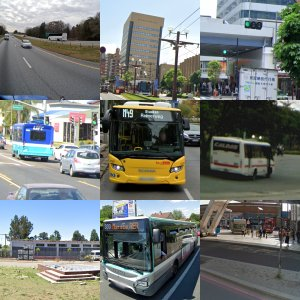
#> input picture test/bus.jpg, 300 x 300 px
$ python captcha.py test/bus.jpg --target test/car.jpg
#> lines starting #> are read from the running program, lines starting #| are printed output that depends on the picture
#!.finPayVenv/bin/python3

import base64
import requests
import logging
import argparse
from PIL import Image
import io
from argparse import Namespace
from typing import Any

def parse_arguments() -> Namespace:
    """
    Parse command line arguments for the DeCAPTCHA program.

    Returns:
        argparse.Namespace: An object containing the parsed arguments:\n
        - image_path: Path to the image file
        - target: Classification target
        - server_url: vLLM server URL
        - log_level: Logging level
        - prompt: Classification prompt for llava
    """
    parser = argparse.ArgumentParser(description="DeCAPTCHA")
    parser.add_argument("image_path", help="path to the image file")
    parser.add_argument("--target", help="classification target", required=True)
    parser.add_argument("--server_url", default="http://localhost:11434/api/generate",
                        help="vLLM server URL")
    parser.add_argument("--log_level", default="INFO", help="logging level",
                        choices=["DEBUG", "INFO", "WARNING", "ERROR", "CRITICAL"])
    parser.add_argument("--prompt", default="Respond with 1 if image has a {target}, else 0.",
                        help="classification prompt for llava")
    return parser.parse_args()

def split_and_encode_image(image_path: str) -> list[str]:
    """
    Split the image into 9 equal parts and return base64
    encoded strings for each part.
    """
    with Image.open(image_path) as img:
        width, height = img.size
        square_size = min(width, height) // 3

        # List to store base64 encoded image parts
        encoded_parts = []

        for i in range(3):
            for j in range(3):
                # Coordinates for cropping
                left = j * square_size
                top = i * square_size
                right = left + square_size
                bottom = top + square_size

                square = img.crop((left, top, right, bottom))

                buffer = io.BytesIO()
                square.save(buffer, format="PNG")
                base64_image = base64.b64encode(buffer.getvalue()).decode('utf-8')

                encoded_parts.append(base64_image)
    return encoded_parts


def make_vLLM_API_call(prompt:str, image: str) -> int:
    """Make an API call to the vLLM server for image classification.

    Args:
        - `prompt` (str): The classification prompt to send to the server.
        - `image` (str): The base64-encoded image data.

    Returns:
        - str: The stripped response from the server if the call is successful.
        None: If the API call fails.

    Raises: `requests.exceptions.RequestException`: If there's an error in
    making the HTTP request.

    Note: This function logs the API call status and any errors that occur.
    """
    DATA = {
        "model": "llava",
        "prompt": prompt,
        "stream": False,
        "images": [image]
    }
    URL = "http://localhost:11434/api/generate"
    response = requests.post(URL, json=DATA, timeout=200)
    logging.info("REQUEST SENT")
    if response.status_code == 200:
        return response.json()['response'].strip()
    else:
        logging.error(f"{response.status_code}, {response.text}")
    return -1

def process_images(prompt: str, images: list[str]):
    """
    Process a list of images using the vLLM API for classification.

    Args:
        - `prompt` (str): The classification prompt to be used for each image.
        - `images` (list): A list of base64-encoded image strings to be classified.

    Returns:
        list: A list of integer results (0 or 1) corresponding to each image's classification.

    Note:
        - The returned list may be shorter than the input list if some classifications fail.
    """
    results = []

    for image in images:
        classification = make_vLLM_API_call(prompt, image)

        if classification == '0' or classification == '1':
            results.append(int(classification))
        else:
            logging.error(f'Model returned non-regular prediction: {classification}')
    return results


def main():
    args = parse_arguments()
    logging.basicConfig(level=getattr(logging, args.log_level.upper()),
                        format="[%(levelname)s] %(message)s")

    # replace {target} with the target words
    args.prompt = args.prompt.replace("{target}", args.target)

    images = split_and_encode_image(args.image_path)
#> in split_and_encode_image, img is the input picture: PIL image 300x300 RGB; mean R, G, B 115.9, 120.6, 117.6
#> after the loop in split_and_encode_image, `for i in range(3):`:
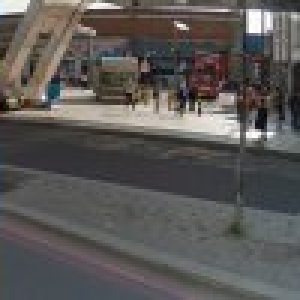
#> square: PIL image 100x100 RGB (shown 3 times larger); mean R, G, B 90.7, 87.7, 85.8
#> after the loop in split_and_encode_image, `for i in range(3):`: encoded_parts = 9 items
#> images = 9 items
    logging.info("Images split and encoded")
    preds = process_images(args.prompt, images)
#> the loop in process_images, `for image in images:` made 1 pass
#> URL in make_vLLM_API_call on pass 1: 'http://localhost:11434/api/generate'
#> after the loop in process_images, `for image in images:`: results = []
    logging.info('Classification complete')

    print(preds)
    return


if __name__ == "__main__":
    main()
#> (the call stopped at in make_vLLM_API_call, `response = requests.post(URL, json=DATA, timeout=200)`: requests is not available in this run)


$ run again, on test/fire-hydrant.jpg
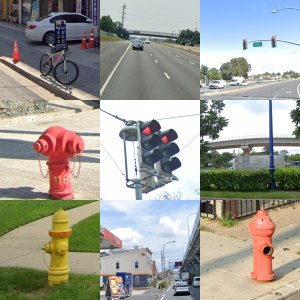
#> input picture test/fire-hydrant.jpg, 300 x 300 px
#> in split_and_encode_image, img is the input picture: PIL image 300x300 RGB; mean R, G, B 158.9, 157.8, 150.2
#> after the loop in split_and_encode_image, `for i in range(3):`:
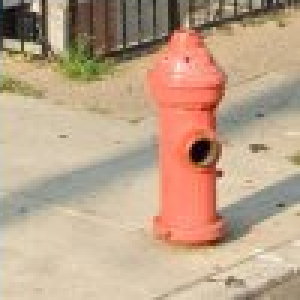
#> square: PIL image 100x100 RGB (shown 3 times larger); mean R, G, B 189.9, 163.1, 137.8
#> after the loop in split_and_encode_image, `for i in range(3):`: encoded_parts = 9 items
#> the loop in process_images, `for image in images:` made 1 pass
#> URL in make_vLLM_API_call on pass 1: 'http://localhost:11434/api/generate'
#> after the loop in process_images, `for image in images:`: results = []

$ run again, on test/traffic-light.jpg
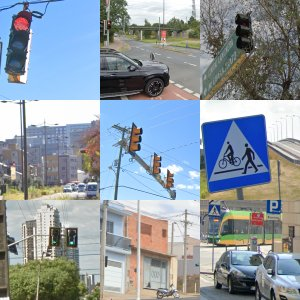
#> input picture test/traffic-light.jpg, 300 x 300 px
#> in split_and_encode_image, img is the input picture: PIL image 300x300 RGB; mean R, G, B 140.7, 151.7, 160.8
#> after the loop in split_and_encode_image, `for i in range(3):`:
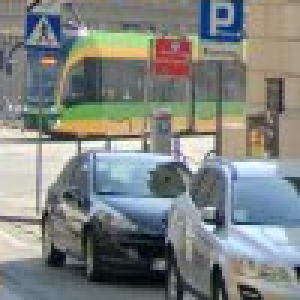
#> square: PIL image 100x100 RGB (shown 3 times larger); mean R, G, B 127.7, 132, 129.2
#> after the loop in split_and_encode_image, `for i in range(3):`: encoded_parts = 9 items
#> the loop in process_images, `for image in images:` made 1 pass
#> URL in make_vLLM_API_call on pass 1: 'http://localhost:11434/api/generate'
#> after the loop in process_images, `for image in images:`: results = []
